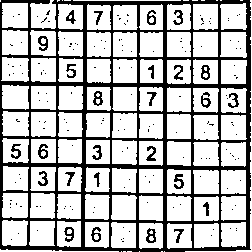
#> input picture Adaptive.png, 252 x 252 px, given in place of the camera
$ python main.py   (older library calls are emulated)
#> lines starting #> are read from the running program, lines starting #| are printed output that depends on the picture; after the words box and inside, x2 and y2 are one past the last pixel; in counts of white or black regions, pixels touching at a corner belong together
#> in run, frame is the input picture: shape (252, 252, 3); 73.5% white; 177 black regions (150 under 20 px), largest, box (x1, y1, x2, y2) and area: (0, 0, 251, 252) 14718, (174, 174, 184, 189) 88, (38, 36, 48, 51) 87
### imageProcess.py
# -*- coding: utf-8 -*-
import cv2
import numpy as np


def getSize(img):
    return img.shape[:2][::-1]


def get_rectangles(ori_img):
    """
    :param ori_img: the input image
    :return: return a list of rectangulars based on the areas in descending order
    """
    w,h = getSize(ori_img)
#> w = 252; h = 252
    img_area = w*h
#> img_area = 63504
    thres = img_area/8.0
#> thres = 7938
    bi_img = cv2.cvtColor(ori_img, cv2.COLOR_BGR2GRAY)
    th2 = cv2.GaussianBlur(bi_img, (3, 3), 0, 0)
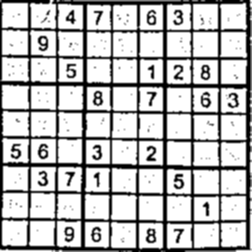
#> th2: shape (252, 252); min 0, max 255, mean 187.1
    kernel = np.ones((2, 2), np.uint8)
    th2 = cv2.morphologyEx(th2, cv2.MORPH_OPEN, kernel)
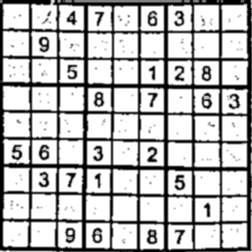
#> th2: shape (252, 252); min 0, max 255, mean 185.9
    th2 = cv2.adaptiveThreshold(th2, 255, cv2.ADAPTIVE_THRESH_MEAN_C, \
                                cv2.THRESH_BINARY_INV, 11, 0)
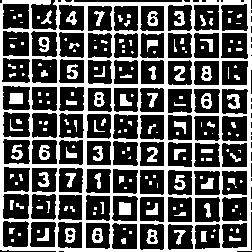
#> th2: shape (252, 252); 34.4% white; 183 white regions (107 under 20 px), largest, box (x1, y1, x2, y2) and area: (0, 0, 252, 252) 16188, (119, 202, 131, 215) 149, (9, 93, 23, 104) 146

    th2 = cv2.morphologyEx(th2, cv2.MORPH_OPEN, kernel)
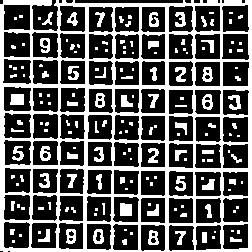
#> th2: shape (252, 252); 34.1% white; 173 white regions (101 under 20 px)
    _, contours0, hierarchy = cv2.findContours(th2, cv2.RETR_LIST, cv2.CHAIN_APPROX_SIMPLE)
#> contours0 = 267 contours, 128 with area under 20; largest, box (x1, y1, x2, y2) and area: (0, 0, 252, 252) 61888, (221, 4, 250, 33) 690, (221, 33, 250, 61) 684, (3, 4, 31, 31) 682, (3, 221, 31, 249) 674
    approximations = [cv2.approxPolyDP(ctr,15,True) for ctr in contours0]
#> approximations = 267 contours, 186 with area under 20; largest, box (x1, y1, x2, y2) and area: (0, 0, 252, 252) 62058, (221, 4, 249, 33) 666, (222, 33, 250, 60) 651, (3, 4, 31, 31) 651, (3, 59, 32, 84) 635
    approximations_filter = [app for app in approximations if len(app)==4 and cv2.isContourConvex(app)]
#> approximations_filter = 80 contours; largest, box (x1, y1, x2, y2) and area: (221, 4, 249, 33) 666, (222, 33, 250, 60) 651, (3, 4, 31, 31) 651, (3, 59, 32, 84) 635, (3, 32, 31, 58) 626
    rectangles_area = [cv2.contourArea(app) for app in approximations_filter ]
#> rectangles_area = 80 values, max 666 at index 78, min 531 at index 57, mean 581.2
    pair = zip(approximations_filter,rectangles_area)
    pair = [p for p in pair if p[1]>thres]
#> pair = []
    pair.sort(key=lambda x:x[1],reverse=True)
    return pair


# [127 lines left out: functions get_rotational_matrix, sort_apporximation, get_valid_rectangulars, catch_digit_center, preprocess_sudoku_grid, write_solution and 2 more, not called in this run]

### Classfier.py
import tensorflow as tf
import os
import numpy as np

def get_trained_model():
    modelPath = './model/mnist/mnistModel.meta'
    if not os.path.exists(modelPath):
        print "No trained model!."
        return
    sess = tf.Session()
    saver = tf.train.import_meta_graph(modelPath)
    saver.restore(sess, tf.train.latest_checkpoint('./model/mnist/'))
    graph = tf.get_default_graph()
    op_to_restore = graph.get_tensor_by_name("accuracy:0")
    x = graph.get_tensor_by_name("input_image:0")
    y_ = graph.get_tensor_by_name("input_label:0")
    keep_prob = graph.get_tensor_by_name("keep_prob:0")
    pred_label = graph.get_tensor_by_name("pred_label:0")
    # [4 lines left out: function predict, not called in this run]
    return predict

### main.py
import cv2
from imageProcess import *
from Classfier import *
from Sudoku import solve
show_solution = True

def run():
    mapped_size = (252, 252)
    global_step = 20000
    predictor = get_trained_model()
    cap = cv2.VideoCapture(0)

    valid_count = 0
    invalid_count = 0
    digits_history_flag = []
    block_center = {}
    cache_digits_flag = None
    cache_solution = None
    reset = True
    while (cap.isOpened()):
        ret, frame = cap.read()
        recs = get_rectangles(frame)
#> recs = []

        if len(recs)>0:
            isValid=False
            valid_rectangle = None
            for rec in recs:
                digits_flag = []
                rotational_matrix = get_rotational_matrix(rec[0], mapped_size, reverse=False)
                mapped = cv2.warpPerspective(frame, rotational_matrix, mapped_size)
                binary_mapped = preprocess_sudoku_grid(mapped)
                binary_blocks = split_To_Blocks(binary_mapped,9,9)
                for i, b in enumerate(binary_blocks):
                    cur_block = b.reshape(28,28)
                    flag,centre = catch_digit_center(cur_block,(16,20))
                    digits_flag.append(flag)
                    if  flag:
                        block_center.setdefault(i,[]).append(centre.flatten())
                if sum(digits_flag) >= 17:
                    isValid = True
                    invalid_count = 0

                    valid_rectangle = rec
                    if not reset and np.sum(digits_flag^cache_digits_flag)<5 and cache_solution is not None:
                        block_center.clear()
                        if show_solution:
                            mapped = write_solution(mapped, merged_digits_flag, cache_solution)

                        frame = reflect_to_original(frame, rotational_matrix, mapped)

                        cv2.imshow('frame',frame)
                    elif not reset:
                        reset = True
                        valid_count = 0
                        digits_history_flag = []
                        cache_solution = None
                        cache_digits_flag = None
                    break #Dont process further rectangles
            if not isValid:
                invalid_count += 1
                if invalid_count >=3:
                    invalid_count = 3
                    reset = True
                    valid_count = 0
                    digits_history_flag = []
                    block_center.clear()
                    cache_solution = None
                    cache_digits_flag = None
                font = cv2.FONT_HERSHEY_SIMPLEX
                cv2.putText(frame,'No Valid Sudoku Found',(20,400), font, 1,(0,255,0),2,cv2.LINE_AA)
                cv2.imshow('frame', frame)
            elif reset:
                valid_count+=1
                digits_history_flag.append(digits_flag)
                if valid_count > 10:

                    merged_digits_flag = np.sum(np.array(digits_history_flag),axis=0).astype(np.bool)
                    cache_digits_flag = merged_digits_flag
                    reset = False
                    pre_centre_blocks = []
                    for i in xrange(9*9):
                        if merged_digits_flag[i]:
                            pre_centre_blocks.append(np.mean(block_center[i],axis=0))
                    pred_labels = predictor(pre_centre_blocks)+1
                    sudoku = np.zeros(81)
                    sudoku[merged_digits_flag] = pred_labels
                    sudoku = sudoku.astype(np.int)
                    answer = solve(''.join(map(str,sudoku)))

                    if answer is not False and show_solution:
                        cache_solution = answer
                        mapped = write_solution(mapped, merged_digits_flag, answer)
                        cv2.imshow("Write",mapped)
                    else:
                        font = cv2.FONT_HERSHEY_SIMPLEX
                        cv2.putText(frame,'Can not solve',(20,400), font, 1,(0,255,0),2,cv2.LINE_AA)

                    frame = reflect_to_original(frame, rotational_matrix, mapped)
                cv2.imshow('frame', frame)
        else:
            invalid_count += 1
            if invalid_count >= 3:
                invalid_count = 3
                reset = True

                valid_count = 0
                digits_history_flag = []
                block_center.clear()
                cache_solution = None
                cache_digits_flag = None
            font = cv2.FONT_HERSHEY_SIMPLEX
            cv2.putText(frame,'No Valid Sudoku Found',(20,400), font, 1,(0,255,0),2,cv2.LINE_AA)
            cv2.imshow('frame', frame)

        if cv2.waitKey(1) & 0xFF == ord('q'):
#> (key q is pressed here)
            break

    cap.release()
    cv2.destroyAllWindows()

if __name__ == "__main__":
    run()

$ run again, on Morphological.png
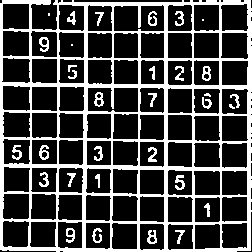
#> input picture Morphological.png, 252 x 252 px, given in place of the camera
#> in run, frame is the input picture: shape (252, 252, 3); 26.4% white; 33 white regions (5 under 20 px), largest, box (x1, y1, x2, y2) and area: (0, 0, 252, 252) 14948, (175, 175, 185, 190) 88, (39, 37, 49, 52) 87
#> w = 252
#> img_area = 63504
#> thres = 7938
#> in get_rectangles, `th2 = cv2.morphologyEx(th2, cv2.MORPH_OPEN, kernel)`:
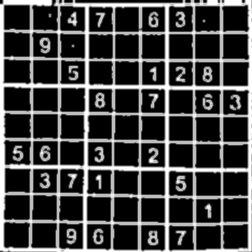
#> th2: shape (252, 252); min 0, max 255, mean 65.1
#> in get_rectangles, `th2 = cv2.morphologyEx(th2, cv2.MORPH_OPEN, kernel)`:
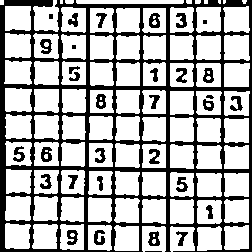
#> th2: shape (252, 252); 69.5% white; 33 black regions (3 under 20 px)
#> contours0 = 135 contours, 21 with area under 20; largest, box (x1, y1, x2, y2) and area: (5, 6, 31, 31) 576, (223, 6, 250, 33) 576, (224, 35, 250, 61) 569, (5, 33, 31, 58) 564, (5, 223, 31, 249) 562
#> approximations = 135 contours, 54 with area under 20; largest, box (x1, y1, x2, y2) and area: (223, 6, 249, 33) 601, (5, 6, 31, 31) 588, (4, 60, 32, 84) 585, (224, 91, 250, 116) 576, (224, 35, 249, 61) 576
#> approximations_filter = 75 contours; largest, box (x1, y1, x2, y2) and area: (223, 6, 249, 33) 601, (5, 6, 31, 31) 588, (4, 60, 32, 84) 585, (224, 91, 250, 116) 576, (224, 35, 249, 61) 576
#> rectangles_area = 75 values, max 601 at index 73, min 484 at index 54, mean 528
#> pair = []
